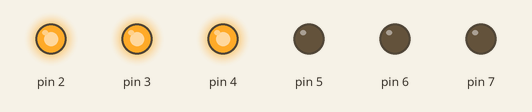
Bench run of a sketch on a simulated Arduino Uno, built with avr-gcc and run on an emulated ATmega328P. Shown: output pins drawn as LEDs (lit = HIGH).

Above: at 0.1 s.
At 2.7 s:
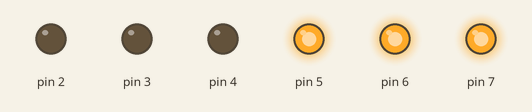
Timing chart, 0 to 3.0 s (numbered marks = the images above):
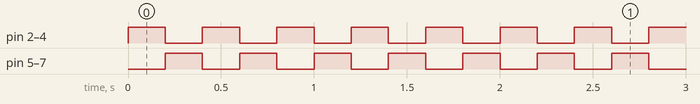

The sketch:

Percobaan_2.ino
```cpp
int timer = 200;

void setup() {
  for (int i = 2; i <= 7; i++) {
    pinMode(i, OUTPUT);
  }
}

void loop() {
  // 3 LED kiri nyala
  for (int i = 2; i <= 4; i++) {
    digitalWrite(i, HIGH);
  }
  for (int i = 5; i <= 7; i++) {
    digitalWrite(i, LOW);
  }
  delay(timer);

  // 3 LED kanan nyala
  for (int i = 2; i <= 4; i++) {
    digitalWrite(i, LOW);
  }
  for (int i = 5; i <= 7; i++) {
    digitalWrite(i, HIGH);
  }
  delay(timer);
}
```

Measured:
- by itself, pin 2–7: alternates HIGH for 0.20 s and LOW for 0.20 s
